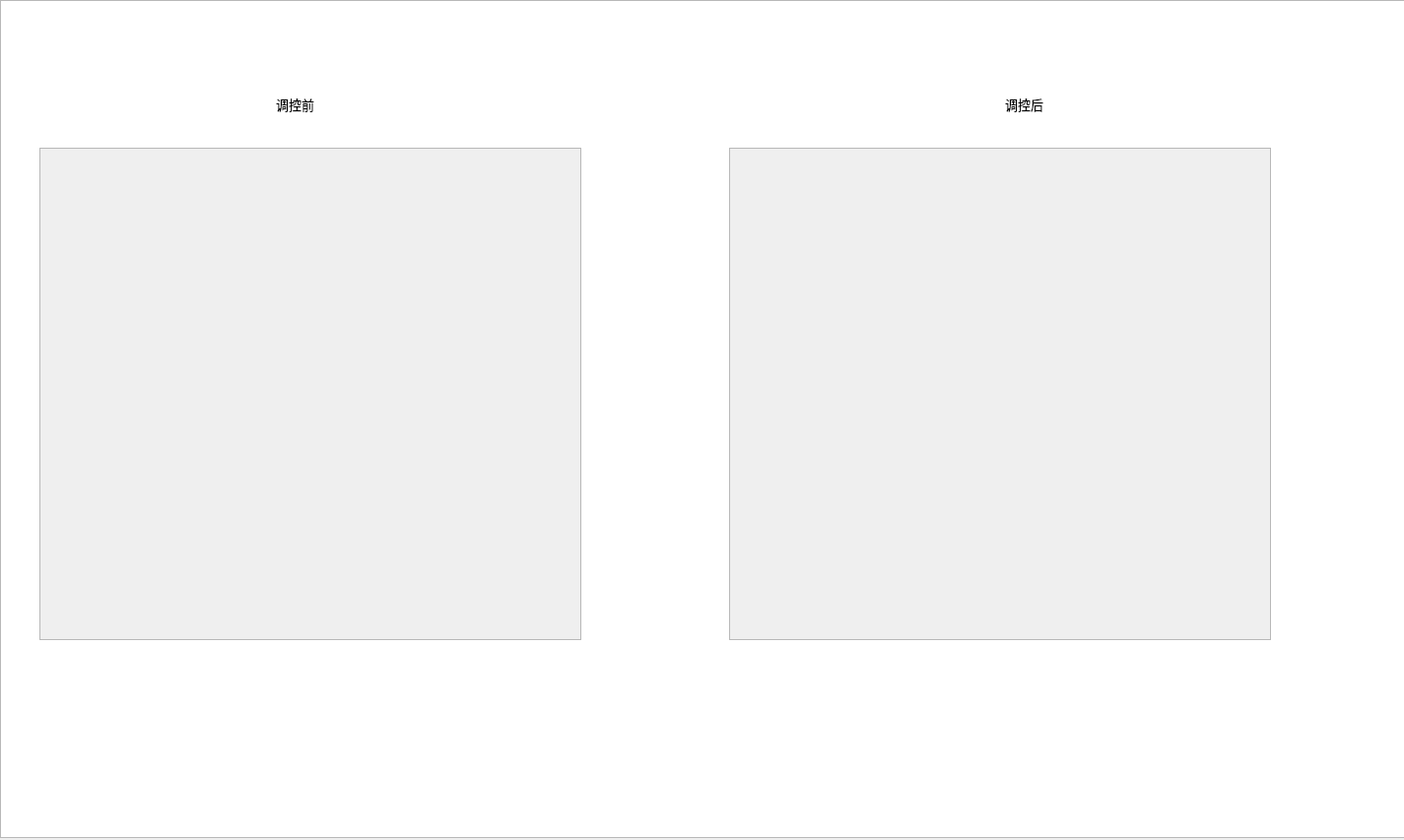
<?xml version="1.0" encoding="UTF-8"?>
<ui version="4.0">
 <class>AreaPicture</class>
 <widget class="QWidget" name="AreaPicture">
  <property name="geometry">
   <rect>
    <x>0</x>
    <y>0</y>
    <width>1425</width>
    <height>853</height>
   </rect>
  </property>
  <property name="windowTitle">
   <string>AreaPicture</string>
  </property>
  <widget class="QLabel" name="label">
   <property name="geometry">
    <rect>
     <x>280</x>
     <y>90</y>
     <width>71</width>
     <height>31</height>
    </rect>
   </property>
   <property name="font">
    <font>
     <family>黑体</family>
     <pointsize>10</pointsize>
    </font>
   </property>
   <property name="text">
    <string>调控前</string>
   </property>
  </widget>
  <widget class="QLabel" name="label_2">
   <property name="geometry">
    <rect>
     <x>1020</x>
     <y>90</y>
     <width>81</width>
     <height>31</height>
    </rect>
   </property>
   <property name="font">
    <font>
     <family>黑体</family>
     <pointsize>10</pointsize>
    </font>
   </property>
   <property name="text">
    <string>调控后</string>
   </property>
  </widget>
  <widget class="QScrollArea" name="Before">
   <property name="geometry">
    <rect>
     <x>40</x>
     <y>150</y>
     <width>550</width>
     <height>500</height>
    </rect>
   </property>
   <property name="widgetResizable">
    <bool>true</bool>
   </property>
   <widget class="QWidget" name="scrollAreaWidgetContents">
    <property name="geometry">
     <rect>
      <x>0</x>
      <y>0</y>
      <width>548</width>
      <height>498</height>
     </rect>
    </property>
   </widget>
  </widget>
  <widget class="QScrollArea" name="After">
   <property name="geometry">
    <rect>
     <x>740</x>
     <y>150</y>
     <width>550</width>
     <height>500</height>
    </rect>
   </property>
   <property name="widgetResizable">
    <bool>true</bool>
   </property>
   <widget class="QWidget" name="scrollAreaWidgetContents_2">
    <property name="geometry">
     <rect>
      <x>0</x>
      <y>0</y>
      <width>548</width>
      <height>498</height>
     </rect>
    </property>
   </widget>
  </widget>
  <widget class="QListView" name="listView">
   <property name="geometry">
    <rect>
     <x>0</x>
     <y>0</y>
     <width>1431</width>
     <height>851</height>
    </rect>
   </property>
   <property name="styleSheet">
    <string notr="true">border-image: url(:/TrafficCon/image/back2.jpg);</string>
   </property>
  </widget>
  <zorder>listView</zorder>
  <zorder>label</zorder>
  <zorder>label_2</zorder>
  <zorder>Before</zorder>
  <zorder>After</zorder>
 </widget>
 <layoutdefault spacing="6" margin="11"/>
 <resources>
  <include location="TrafficCon.qrc"/>
 </resources>
 <connections/>
</ui>
